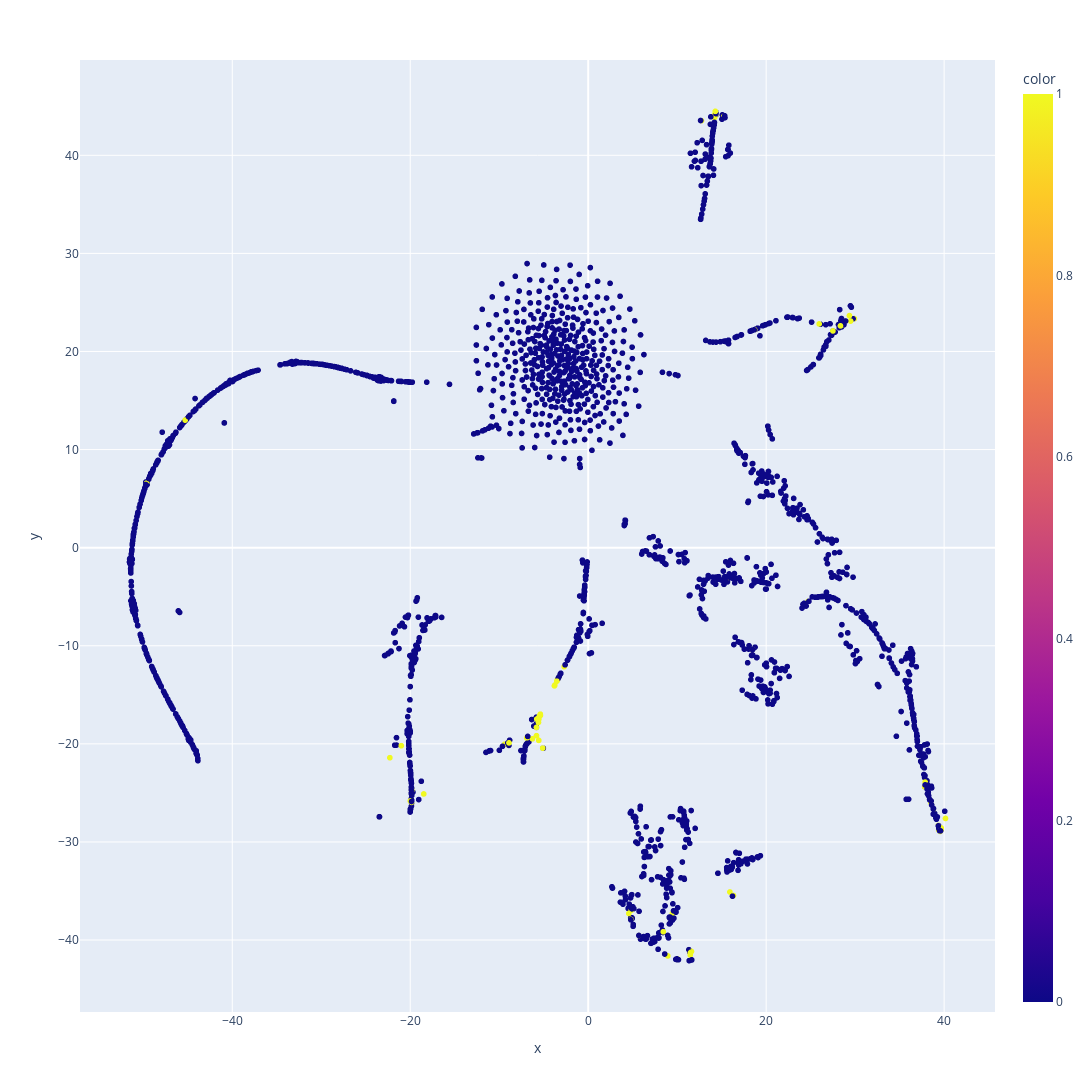

Notebook code for this chart:
### Code cell
tsne = TSNE(n_components=2,metric='cosine',random_state=42)
feat = tsne.fit_transform(np.array(transformed_data))
fig = px.scatter(x = feat[:,0],y = feat[:,1],color=train_label,width=1200, height=1200) #tsne 그려줌
fig.show()

### Figure 1 — Plotly figure (JSON) as saved in the notebook; plotly's stock layout.template omitted (floating-point values rounded to 4 significant figures; data arrays with more than 128 entries replaced by an {"elided": "..."} marker saying what was removed)
{"data": [{"hovertemplate": "x=%{x}<br>y=%{y}<br>color=%{marker.color}<extra></extra>", "legendgroup": "", "marker": {"color": {"elided": "2100 int values"}, "coloraxis": "coloraxis", "symbol": "circle"}, "mode": "markers", "name": "", "showlegend": false, "type": "scattergl", "x": {"elided": "2100 float values"}, "xaxis": "x", "y": {"elided": "2100 float values"}, "yaxis": "y"}], "layout": {"coloraxis": {"colorbar": {"title": {"text": "color"}}, "colorscale": [[0, "#0d0887"], [0.1111, "#46039f"], [0.2222, "#7201a8"], [0.3333, "#9c179e"], [0.4444, "#bd3786"], [0.5556, "#d8576b"], [0.6667, "#ed7953"], [0.7778, "#fb9f3a"], [0.8889, "#fdca26"], [1, "#f0f921"]]}, "height": 1200, "legend": {"tracegroupgap": 0}, "margin": {"t": 60}, "width": 1200, "xaxis": {"anchor": "y", "domain": [0, 1], "title": {"text": "x"}}, "yaxis": {"anchor": "x", "domain": [0, 1], "title": {"text": "y"}}}}
